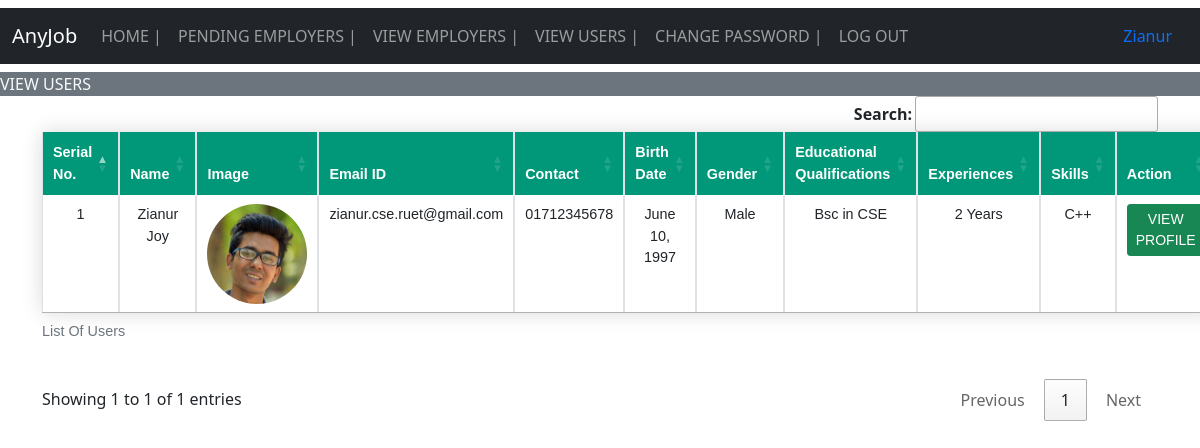
Screenshot of /view_users (signed in) with the database file from the repository.
### job/models.py (models this page shows, shortened)
class Candidate(models.Model):
    contact = models.CharField(max_length=15)
    image = models.FileField(upload_to="candidate/images", null=True)
    education = models.CharField(max_length=50,null=True)
    experience = models.CharField(max_length=50,null=True)
    skill = models.CharField(max_length=50,null=True)
    gender = models.CharField(max_length=15,null=True)
    birth_date = models.DateField()
    type = models.CharField(max_length=15,null=True)
    user = OneToOneField(User, on_delete=CASCADE,null=True)

### job/views.py (the view)
# urls.py: path('view_users', views.view_users, name="view_users"),
def view_users(request):
    if not request.user.is_authenticated:
        return redirect('admin_login')
    if not request.user.is_staff:
        return redirect('admin_login')
    data = Candidate.objects.all()
    d = {'data': data}
    return render(request, 'view_users.html',d)

### job/templates/view_users.html (shortened to what this page needs)
{% extends 'admin_navigation.html' %}
{% block head %}
<link href="/static/css/table.css" rel="stylesheet">
{% endblock head %}
{% block body %}
<marquee class="bg-secondary text-light" width="100%" direction="right" height="25px">
  VIEW USERS
</marquee>
<div class="container">
<table class=" my-4 table table-hover table-bordered styled-table" id="example">
    <caption>List Of Users</caption>
    <thead>
        <tr>
            <th>Serial No.</th>
            <th>Name</th>
            <th>Image</th>
            <th>Email ID</th>
            <th>Contact</th>
            <th>Birth Date</th>
            <th>Gender</th>
            <th>Educational Qualifications</th>
            <th>Experiences</th>
            <th>Skills</th>
            <th>Action</th>
        </tr>
    </thead>
    <tbody>
        {% for i in data %}
        <tr>
            <td>{{forloop.counter}}</td>
            <td>{{i.user.first_name}} {{i.user.last_name}}</td>
            <td><img src="{{i.image.url}}" style="width: 100px; height: 100px; border-radius: 50%;" alt=""></td>
            <td>{{i.user.username}}</td>
            <td>{{i.contact}}</td>
            <td>{{i.birth_date}}</td>
            <td>{{i.gender}}</td>
            <td>{{i.education}}</td>
            <td>{{i.experience}}</td>
            <td>{{i.skill}}</td>
            <td><a href="{% url 'view_profile_user' i.id %}" class="btn btn-success btn-sm">VIEW PROFILE</a></td>
        </tr>
        {% endfor %}
    </tbody>
</table>
</div>
{% endblock body %}

### job/templates/admin_navigation.html (shortened to what this page needs)
<!doctype html>
<html lang="en">
  <head>
    <link href="https://cdn.jsdelivr.net/npm/bootstrap@5.0.1/dist/css/bootstrap.min.css" rel="stylesheet">
    <link rel="stylesheet" href="//cdn.datatables.net/1.10.24/css/jquery.dataTables.min.css">
    <link rel="stylesheet" href="https://cdn.datatables.net/buttons/1.7.0/css/buttons.dataTables.min.css">
    {% block head %} {% endblock head %}
  </head>
  <body>
    <nav class="navbar navbar-expand-lg navbar-dark bg-dark my-2">
        <div class="container-fluid">
          <a class="navbar-brand">AnyJob</a>
          <div class="collapse navbar-collapse" id="navbarSupportedContent">
            <ul class="navbar-nav me-auto mb-2 mb-lg-0">
              <li class="nav-item">
                <a class="nav-link" aria-current="page" href="/admin_home">HOME |</a>
              </li>
              <li class="nav-item">
                <a class="nav-link" href="/employers_pending">PENDING EMPLOYERS |</a>
              </li>
              <li class="nav-item">
                <a class="nav-link" href="/view_employers">VIEW EMPLOYERS |</a>
              </li>
              <li class="nav-item">
                <a class="nav-link" href="/view_users">VIEW USERS |</a>
              </li>
              <li class="nav-item">
                <a class="nav-link" href="/change_password_admin">CHANGE PASSWORD |</a>
              </li>
              <li class="nav-item">
                <a class="nav-link" href="/logout_user_admin">LOG OUT</a>
              </li>
            </ul>
            <li class="nav-item d-flex">
              <a class="nav-link" href="/admin_home"> {{request.user.username}} </a>
            </li>
          </div>
        </div>
      </nav>
      {% block body %} {% endblock body %}
  </body>
</html>

### job/static/css/table.css (style rules this page uses)
.styled-table { border-collapse: collapse; margin: 25px 0; font-size: 0.9em; font-family: sans-serif; min-width: 400px; box-shadow: 0 0 20px rgba(0, 0, 0, 0.15); }
.styled-table thead tr { background-color: #009879; color: #ffffff; text-align: left; }
.styled-table th, .styled-table td { padding: 12px 15px; }
.styled-table tbody tr { border-bottom: 1px solid #dddddd; }
.styled-table tbody tr:last-of-type { border-bottom: 2px solid #009879; }
th,td { text-align: center; }

### rows the page displays
Candidate: user.first_name "Zianur", user.last_name "Joy", image (picture), user.username "zianur.cse.ruet@gmail.com", contact "01712345678", birth_date "June 10, 1997", gender "Male", education "Bsc in CSE", experience "2 Years", skill "C++"

### other values shown
{{ request.user.username }} "Zianur"
